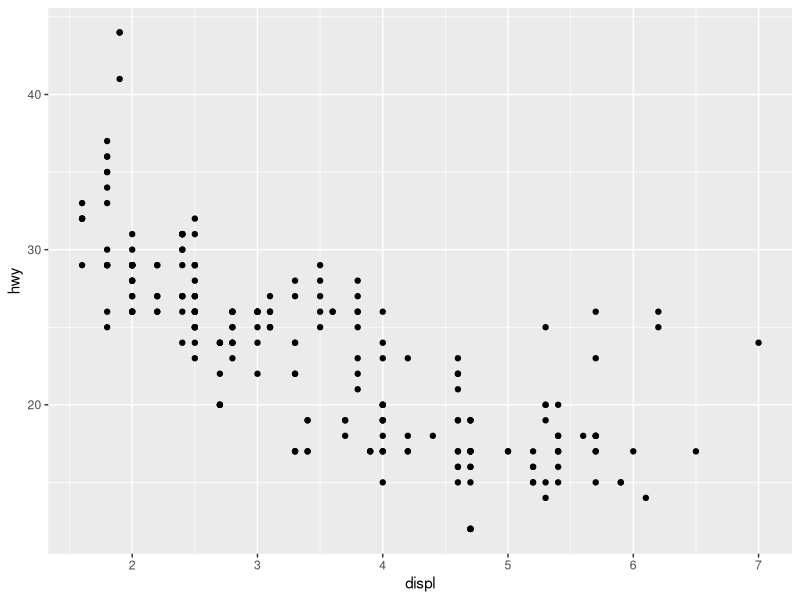
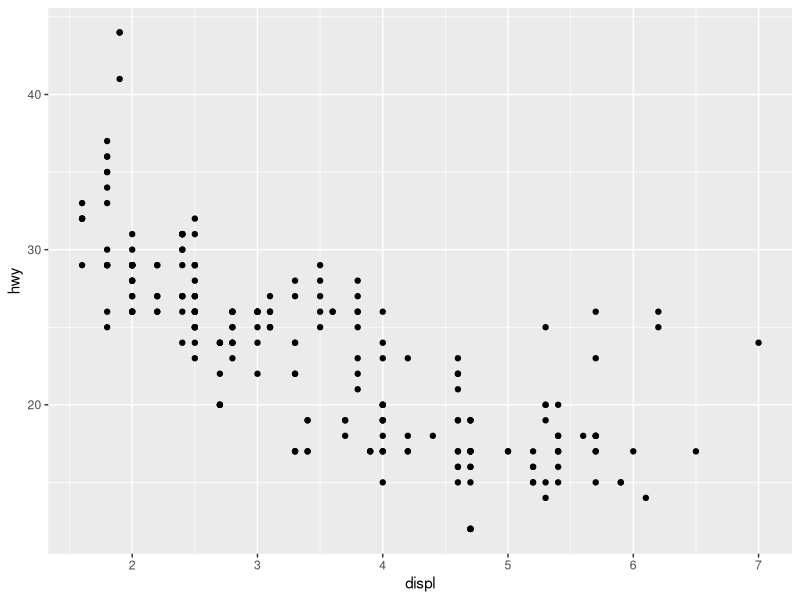
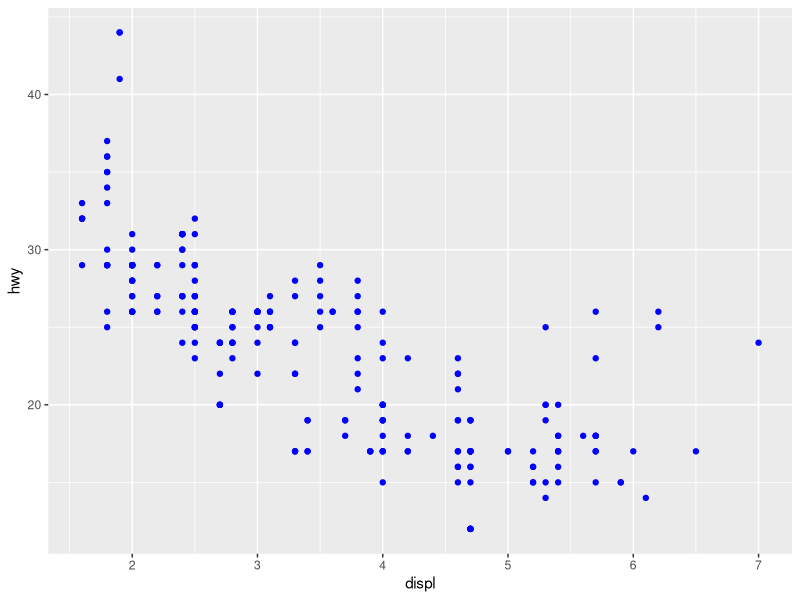
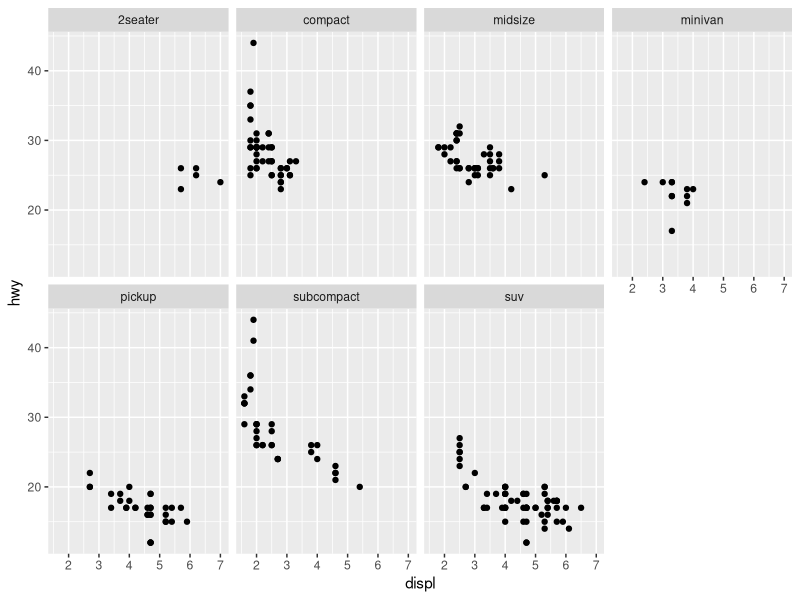
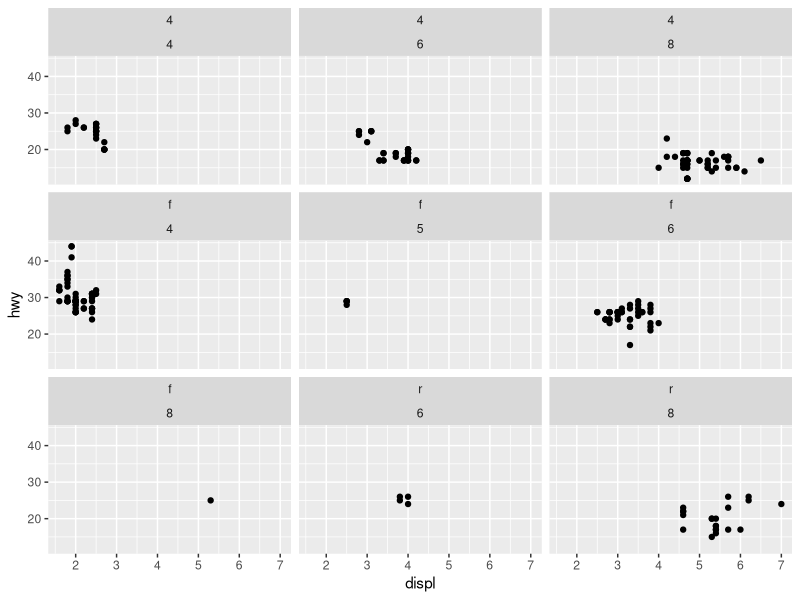
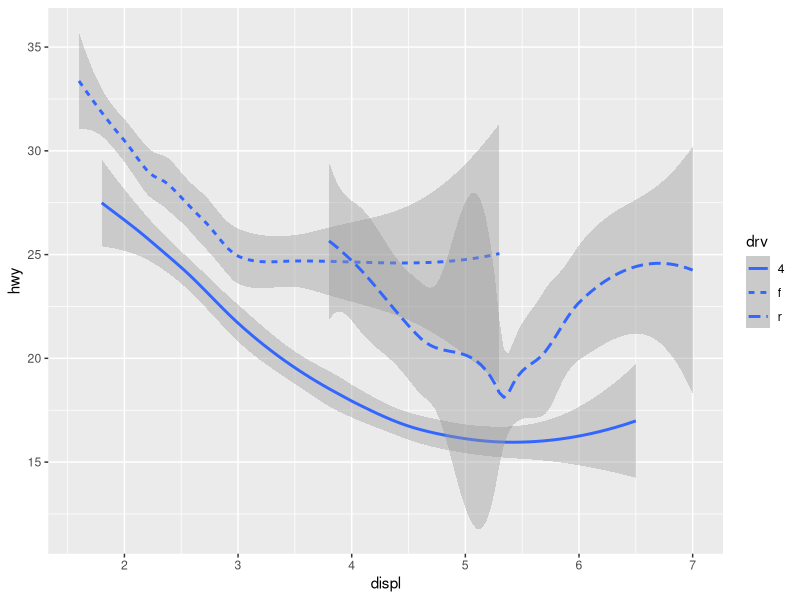
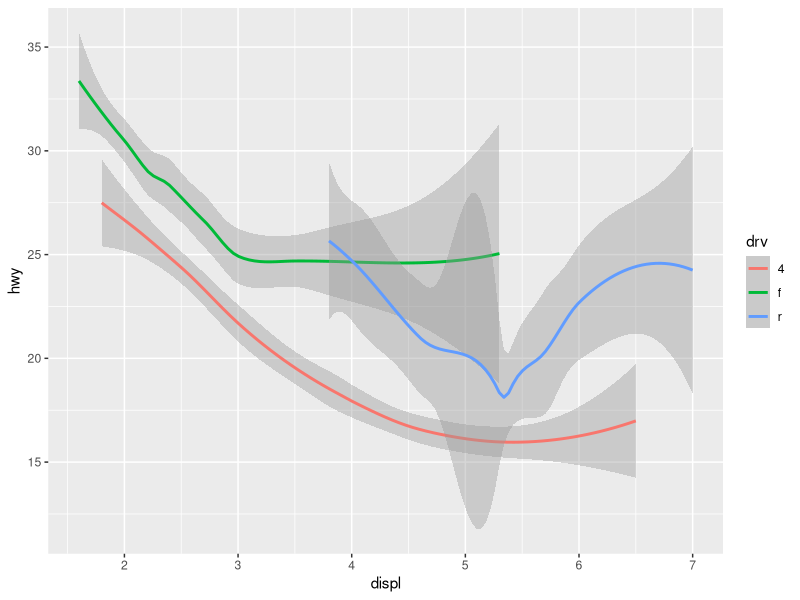
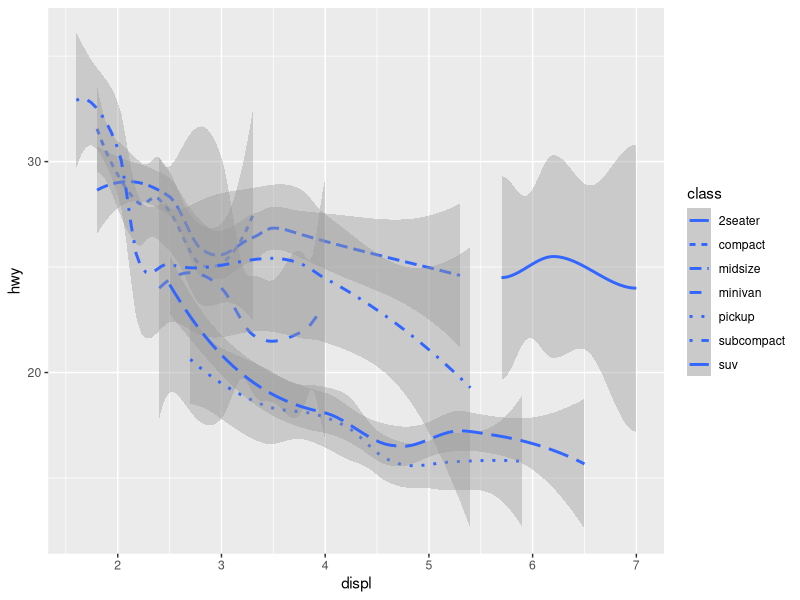

Write the R code that produced these figures, in order. (Note: this script raises an error after producing the figures.)
library(tidyverse)

library(ggplot2)
ggplot2::mpg
str(mpg)
?mpg

ggplot(mpg,aes(x = displ, y = hwy)) +
  geom_point()

mpg %>% ggplot(aes(x = displ, y = hwy)) +
  geom_point()


ggplot(mpg,aes(x = displ, y = hwy)) +
  geom_point(color = "blue")


ggplot(mpg,aes(x = displ, y = hwy)) +
  geom_point() +
  facet_wrap(~ class, nrow = 2)

ggplot(mpg,aes(x = displ, y = hwy)) +
  geom_point() +
  facet_wrap(drv ~ cyl)

ggplot(mpg,aes(x = displ, y = hwy, linetype=drv)) +
  geom_smooth()

ggplot(mpg,aes(x = displ, y = hwy, color=drv)) +
  geom_smooth()

ggplot(mpg,aes(x = displ, y = hwy, linetype=class)) +
  geom_smooth()

ggplot(mpg,aes(x = displ, y = hwy)) +
  geom_point() +
  geom_smooth()

ggplot(mpg, mapping = aes(x=displ, y=city, color=class)) +
  geom_point() +
  scale_color_brewer(palette = "Set1")

ggplot(mpg,aes(x = hwy)) +
  geom_histogram()


ggplot(mpg,aes(x = class, fill = drv)) +
  geom_bar()

ggplot(mpg,aes(x = displ, y = hwy)) +
  geom_point() +
  coord_cartesian(xlim=c(0,5))

ggplot(mpg, mapping = aes(x=displ, y=hwy)) +
  geom_point() +
  facet_grid(cyl ~ fl)

ggplot(mpg,aes(x = displ, y = cty)) +
  geom_point() +
  facet_wrap(~ class, scales = "free") +
  theme_classic()
      

       